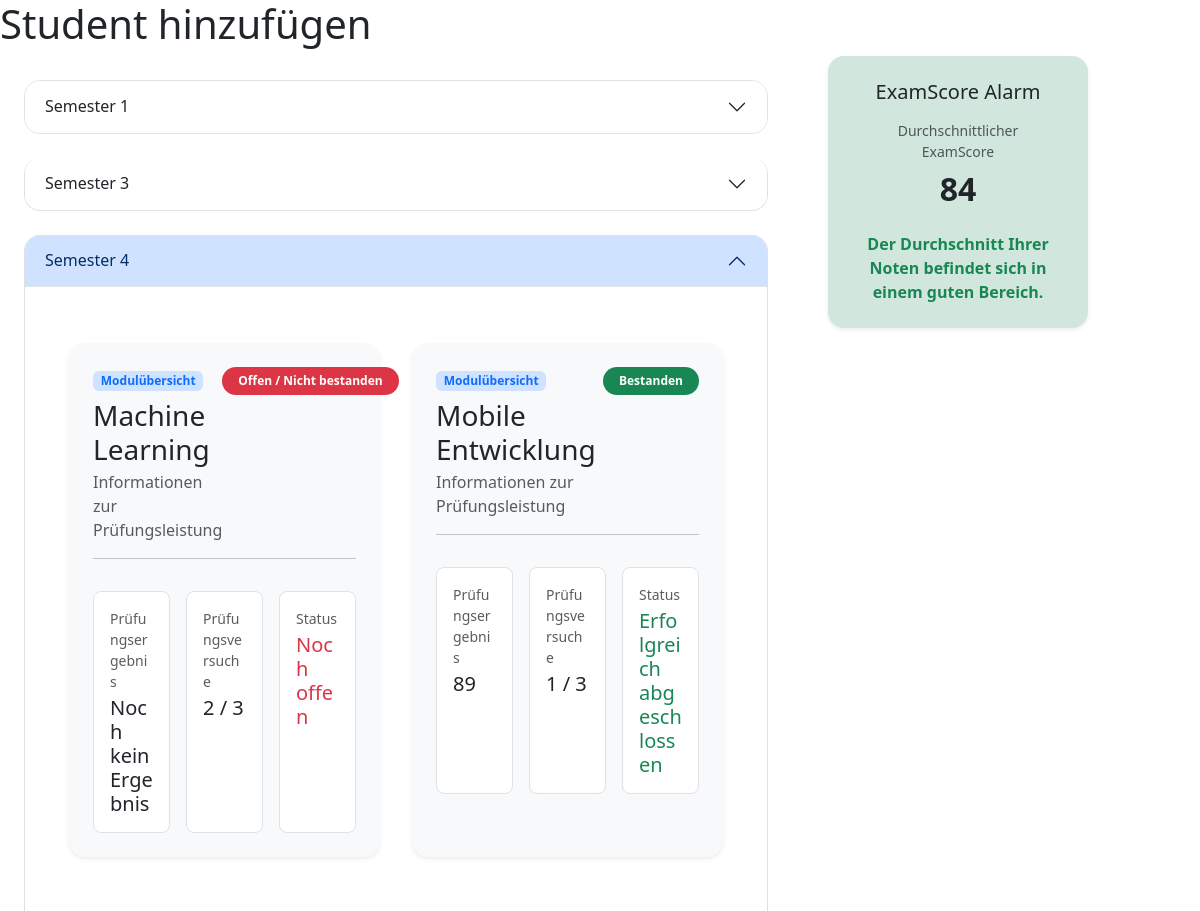
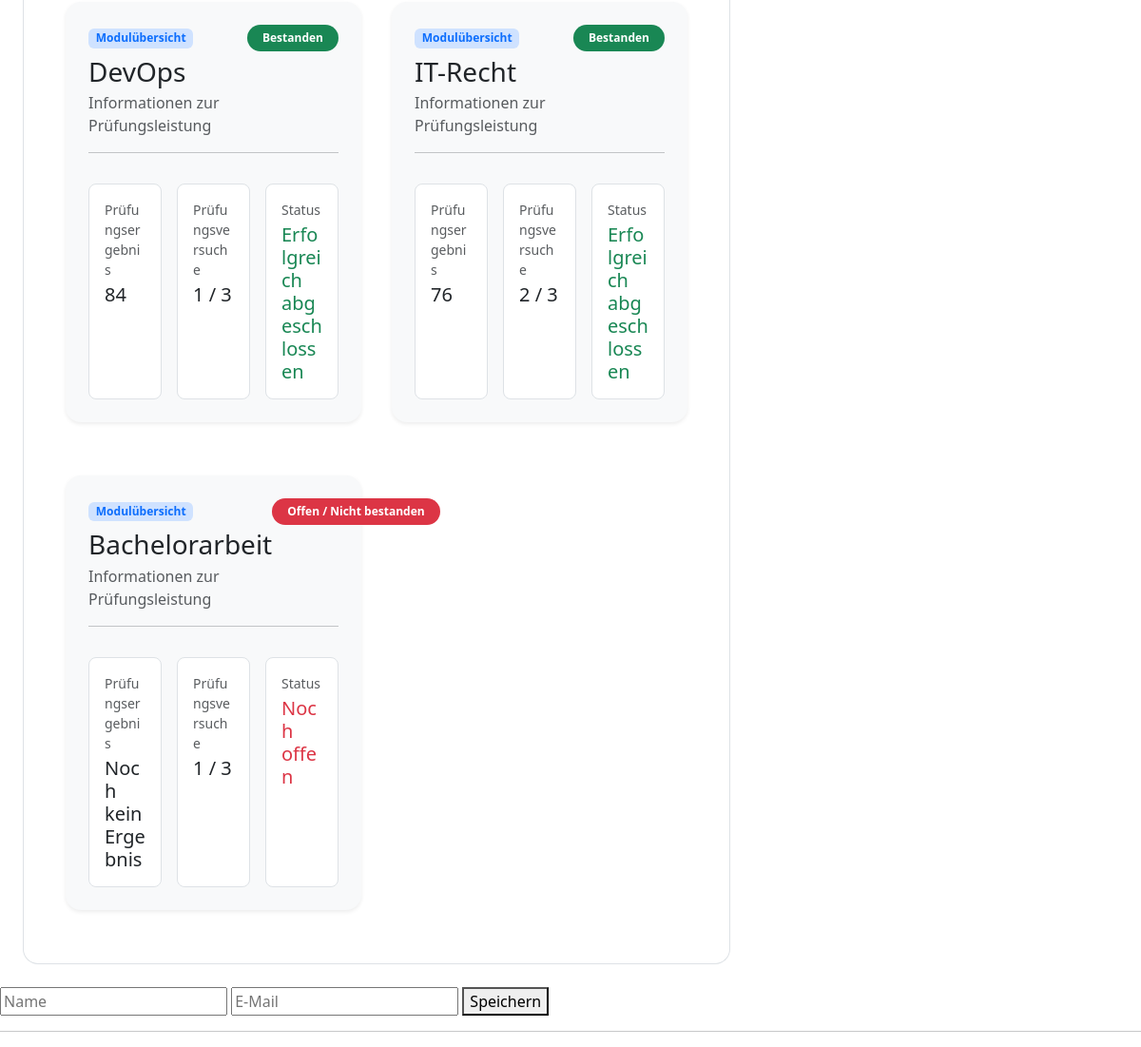
/dashboard, run on the app's committed database (2 pictures, top to bottom).
### meineBib.py (models this page shows)
class Semester(db.Model):
    __tablename__ = "semester"
    id = db.Column(db.Integer, primary_key=True)
    semester_number = db.Column(db.Integer, nullable=False)
    extra_semesters = db.Column(db.Integer, nullable=False)
    study_id = db.Column(
        db.Integer,
        db.ForeignKey("studies.id")
    )
    study = db.relationship("Studies", back_populates="semesters")
    modules = db.relationship("Module", back_populates="semester")

class Module(db.Model):
    __tablename__ = "module"
    id = db.Column(db.Integer, primary_key=True)
    name = db.Column(db.String(100), nullable=False)
    semester_id = db.Column(db.Integer, db.ForeignKey("semester.id"))
    number_of_attempts = db.Column(db.Integer, nullable=False, default=3)
    semester = db.relationship("Semester", back_populates="modules")
    passed = db.Column(db.Boolean)
    exam_score = db.relationship(
        "ExamScore",
        back_populates="module",
        uselist=False,
    )

class ExamScore(db.Model):
    __tablename__ = "exam_score"
    id = db.Column(db.Integer, primary_key=True)
    score = db.Column(db.Integer)
    module_id = db.Column(db.Integer, db.ForeignKey("module.id"))
    module = db.relationship("Module", back_populates="exam_score")

### app.py (the view)
@app.route("/dashboard", methods=["GET", "POST"])
def dashboard():
    print("Dashboard wurde aufgerufen")
    student = Student.query.filter_by(name="Max Müller").first()
    my_dashboard = Dashboard(student=student
                             )
    my_dashboard.exam_score_alarm()
    for semester in my_dashboard.semesters:
        print("Semester: ", semester)
    return render_template("dashboard.html", my_dashboard=my_dashboard,
                           semesters=my_dashboard.semesters,
                           current_semester=my_dashboard.current_semester)

### templates/dashboard.html (shortened to what this page needs)
<!DOCTYPE html>
    <html>
    <head>
    </head>
    <link href="https://cdn.jsdelivr.net/npm/bootstrap@5.3.8/dist/css/bootstrap.min.css" rel="stylesheet">
    <body>
        <h1>Student hinzufügen</h1>
        <div class="row g-4 align-items-start">
            <div class="accordion col-12 col-lg-8" id="accordionPanelsStayOpenExample">
        <div class="accordion" id="semesterAccordion">
            {% for semester in semesters %}
                <div class="accordion-item m-4 rounded-4 overflow-hidden">
                    <h2 class="accordion-header" id="heading-{{ semester.id }}">
                        <button class="accordion-button {% if semester.id != current_semester.id %}collapsed{% endif %}"
                                type="button"
                                data-bs-toggle="collapse"
                                data-bs-target="#collapse-{{ semester.id }}"
                                aria-expanded="{% if semester.id == current_semester.id %}true{% else %}false{% endif %}"
                                aria-controls="collapse-{{ semester.id }}">
                            Semester {{ semester.semester_number }}
                        </button>
                    </h2>
                    <div id="collapse-{{ semester.id }}"
                         class="accordion-collapse collapse {% if semester.id == current_semester.id %}show{% endif %}"
                         aria-labelledby="heading-{{ semester.id }}"
                         data-bs-parent="#semesterAccordion">
                        <div class="accordion-body p-4">
                            <div class="container-fluid px-3 py-3">
                                <div class="row g-4">
                                    {% for module in semester.modules %}
                                        <div class="col-12 col-md-6 p-3">
                                            <div class="card border-0 shadow-sm rounded-4 bg-light h-100">
                                                <div class="card-body p-4">
                                                    <div class="d-flex justify-content-between align-items-start mb-3">
                                                        <div>
                                                            <span class="badge bg-primary-subtle text-primary mb-2">
                                                                Modulübersicht
                                                            </span>
                                                            <h3 class="card-title mb-1">
                                                                {{ module.name }}
                                                            </h3>
                                                            <p class="text-muted mb-0">
                                                                Informationen zur Prüfungsleistung
                                                            </p>
                                                        </div>
                                                        {% if module.passed %}
                                                            <span class="badge rounded-pill bg-success px-3 py-2">
                                                                Bestanden
                                                            </span>
                                                        {% else %}
                                                            <span class="badge rounded-pill bg-danger px-3 py-2">
                                                                Offen / Nicht bestanden
                                                            </span>
                                                        {% endif %}
                                                    </div>
                                                    <hr>
                                                    <div class="row g-3 mt-2">
                                                        <div class="col-md-4">
                                                            <div class="p-3 bg-white rounded-3 border h-100">
                                                                <p class="text-muted mb-1 small">
                                                                    Prüfungsergebnis
                                                                </p>
                                                                <h5 class="mb-0">
                                                                    {% if module.exam_score %}
                                                                        {{ module.exam_score.score }}
                                                                    {% else %}
                                                                        Noch kein Ergebnis
                                                                    {% endif %}
                                                                </h5>
                                                            </div>
                                                        </div>
                                                        <div class="col-md-4">
                                                            <div class="p-3 bg-white rounded-3 border h-100">
                                                                <p class="text-muted mb-1 small">
                                                                    Prüfungsversuche
                                                                </p>
                                                                <h5 class="mb-0">
                                                                    {{ module.number_of_attempts }} / 3
                                                                </h5>
                                                            </div>
                                                        </div>
                                                        <div class="col-md-4">
                                                            <div class="p-3 bg-white rounded-3 border h-100">
                                                                <p class="text-muted mb-1 small">
                                                                    Status
                                                                </p>
                                                                {% if module.passed %}
                                                                    <h5 class="text-success mb-0">
                                                                        Erfolgreich abgeschlossen
                                                                    </h5>
                                                                {% else %}
                                                                    <h5 class="text-danger mb-0">
                                                                        Noch offen
                                                                    </h5>
                                                                {% endif %}
                                                            </div>
                                                        </div>
                                                    </div>
                                                </div>
                                            </div>
                                        </div>
                                    {% endfor %}
                                </div>
                            </div>
                        </div>
                    </div>
                </div>
            {% endfor %}
        </div>
        </div>
            <div id="examScoreAlarm"
                 class="card rounded-4 shadow-sm border-0 m-4 col-12 col-lg-4
            {% if not my_dashboard.exam_score_alarm_triggered %}
                bg-success-subtle
            {% else %}
                bg-danger-subtle
            {% endif %}"
                 style="width: 260px; min-height: 260px;">
                <div class="card-body d-flex flex-column justify-content-center text-center p-4">
                    <h5 class="card-title mb-3">
                        ExamScore Alarm
                    </h5>
                    <p class="text-muted small mb-2">
                        Durchschnittlicher ExamScore
                    </p>
                    <h2 class="fw-bold mb-4">
                        {{ my_dashboard.mean_of_all_exam_scores }}
                    </h2>
                    {% if not my_dashboard.exam_score_alarm_triggered %}
                        <p class="fw-semibold text-success mb-0">
                            Der Durchschnitt Ihrer Noten befindet sich in einem guten Bereich.
                        </p>
                    {% else %}
                        <p class="fw-semibold text-danger mb-0">
                            Der Durchschnitt Ihrer Noten befindet sich im kritischen Bereich.
                        </p>
                    {% endif %}
                </div>
       </div>
        </div>
        <form method="POST">
            <input type="text" name="name" placeholder="Name" required>
            <input type="email" name="email" placeholder="E-Mail" required>
            <button type="submit">Speichern</button>
        </form>
        <hr>
    </body>
</html>

### data on the page
Semester: semester_number "1"
Semester: semester_number "3"
Semester: semester_number "4"
Module: name "Machine Learning", passed "Offen / Nicht bestanden", shows "Noch kein Ergebnis", number_of_attempts "2"
Module: name "Mobile Entwicklung", passed "Bestanden", exam_score.score "89", number_of_attempts "1"
Module: name "DevOps", passed "Bestanden", exam_score.score "84", number_of_attempts "1"
Module: name "IT-Recht", passed "Bestanden", exam_score.score "76", number_of_attempts "2"
Module: name "Bachelorarbeit", passed "Offen / Nicht bestanden", shows "Noch kein Ergebnis", number_of_attempts "1"

### other printed values
{{ my_dashboard.mean_of_all_exam_scores }} "84"
